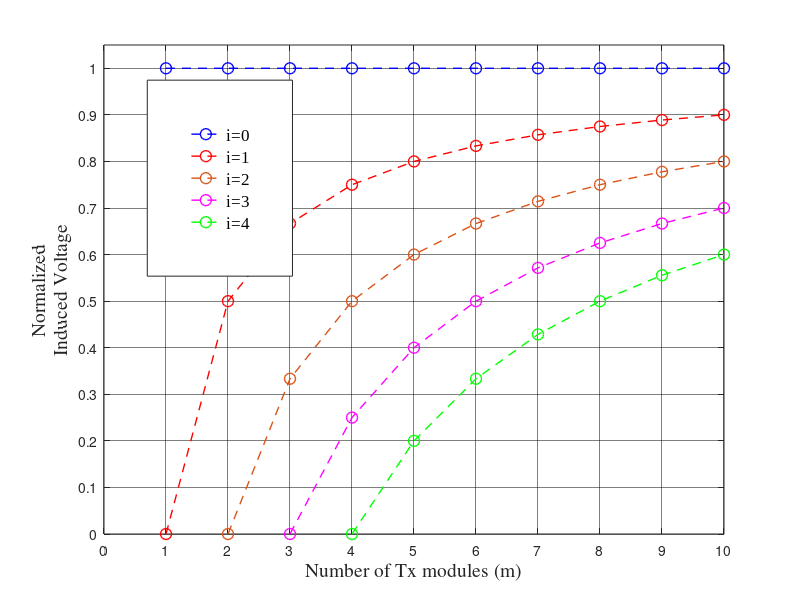
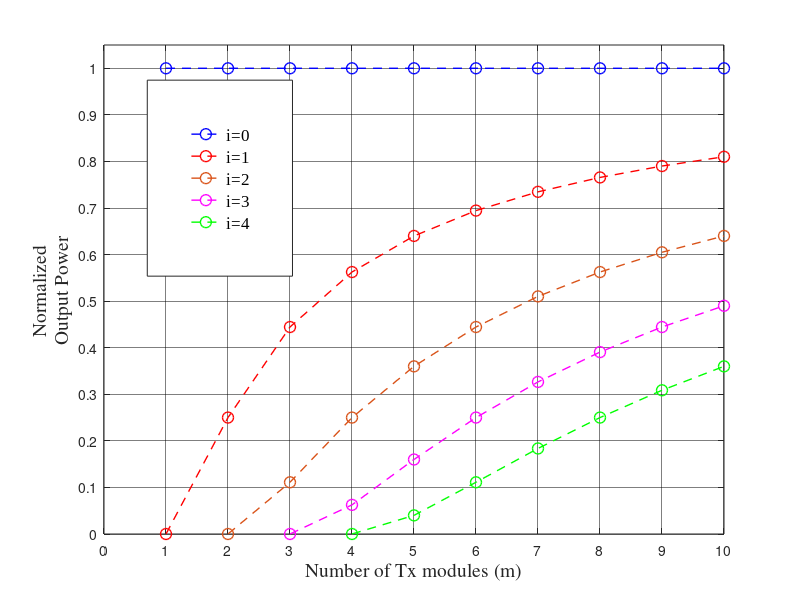

The MATLAB script that drew these images, in order:
 % number of modules
i=1 % nu8mber of failured modules

figure1 = figure( 'Position', [0 0 400 300]);

% Create axes
axes1 = axes('Parent',figure1);
hold(axes1,'on');

for i=0:1:4
m=i:1:10;
V_Tx_R= (m-i)./m;

if i==0
plot(m,V_Tx_R,'DisplayName','i=0','MarkerSize',8,'Marker','o','LineWidth',1,'LineStyle','--',...
    'Color',[0 0 1]); 
elseif i==1
 plot(m,V_Tx_R,'DisplayName','i=1','MarkerSize',8,'Marker','o','LineWidth',1,'LineStyle','--',...
    'Color',[1 0 0]);       
          
elseif i==2
 plot(m,V_Tx_R,'DisplayName','i=2','MarkerSize',8,'Marker','o','LineWidth',1,'LineStyle','--',...
    'Color',[0.850980392156863 0.325490196078431 0.0980392156862745]);
elseif i==3   
plot(m,V_Tx_R,'DisplayName','i=3','MarkerSize',8,'Marker','o','LineWidth',1,'LineStyle','--',...
    'Color',[1 0 1]);
elseif i==4
plot(m,V_Tx_R,'DisplayName','i=4','MarkerSize',8,'Marker','o','LineWidth',1,'LineStyle','--',...
    'Color',[0 1 0]);
end
        
end

% Create ylabel
ylabel({'Normalized','Induced Voltage'},'FontSize',14,'FontName','Times');

% Create xlabel
xlabel('Number of Tx modules (m)','FontSize',14,'FontName','Times');

% Uncomment the following line to preserve the Y-limits of the axes
% ylim(axes1,[0 1]);
box(axes1,'on');
grid(axes1,'on');
hold(axes1,'off');
% Set the remaining axes properties
set(axes1,'GridAlpha',0.5,'GridColor',[0 0 0],'XTick',...
    [0 1 2 3 4 5 6 7 8 9 10],'YTick',[0 0.1 0.2 0.3 0.4 0.5 0.6 0.7 0.8 0.9 1]);
ylim([0 1.05])
    
legend1 = legend(axes1,'show');
set(legend1,...
    'Position',[0.184095236804372 0.539745988797168 0.18150000128746 0.32666667397817],...
    'FontSize',12,...
    'FontName','Times New Roman');

%%
figure1 = figure( 'Position', [0 0 400 300]);

% Create axes
axes1 = axes('Parent',figure1);
hold(axes1,'on');

for i=0:1:4
m=i:1:10;
V_Tx_R= ((m-i)./m).^2;

if i==0
plot(m,V_Tx_R,'DisplayName','i=0','MarkerSize',8,'Marker','o','LineWidth',1,'LineStyle','--',...
    'Color',[0 0 1]); 
elseif i==1
 plot(m,V_Tx_R,'DisplayName','i=1','MarkerSize',8,'Marker','o','LineWidth',1,'LineStyle','--',...
    'Color',[1 0 0]);       
          
elseif i==2
 plot(m,V_Tx_R,'DisplayName','i=2','MarkerSize',8,'Marker','o','LineWidth',1,'LineStyle','--',...
    'Color',[0.850980392156863 0.325490196078431 0.0980392156862745]);
elseif i==3   
plot(m,V_Tx_R,'DisplayName','i=3','MarkerSize',8,'Marker','o','LineWidth',1,'LineStyle','--',...
    'Color',[1 0 1]);
elseif i==4
plot(m,V_Tx_R,'DisplayName','i=4','MarkerSize',8,'Marker','o','LineWidth',1,'LineStyle','--',...
    'Color',[0 1 0]);
end
        
end

% Create ylabel
ylabel({'Normalized','Output Power'},'FontSize',14,'FontName','Times');

% Create xlabel
xlabel('Number of Tx modules (m)','FontSize',14,'FontName','Times');

% Uncomment the following line to preserve the Y-limits of the axes
% ylim(axes1,[0 1]);
box(axes1,'on');
grid(axes1,'on');
hold(axes1,'off');
% Set the remaining axes properties
set(axes1,'GridAlpha',0.5,'GridColor',[0 0 0],'XTick',...
    [0 1 2 3 4 5 6 7 8 9 10],'YTick',[0 0.1 0.2 0.3 0.4 0.5 0.6 0.7 0.8 0.9 1]);
ylim([0 1.05])
    
legend1 = legend(axes1,'show');
set(legend1,...
    'Position',[0.184095236804372 0.539745988797168 0.18150000128746 0.32666667397817],...
    'FontSize',12,...
    'FontName','Times New Roman');
